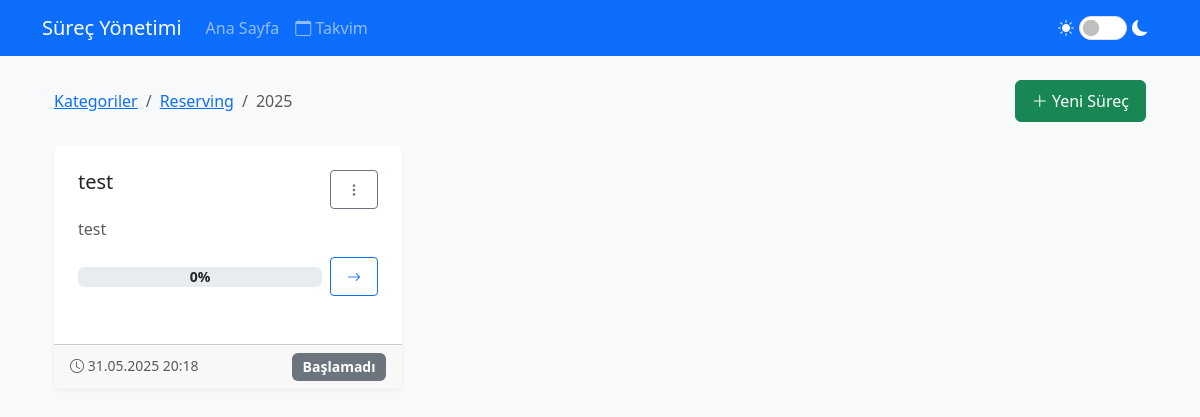
The app's page /category/1/2025, older data.
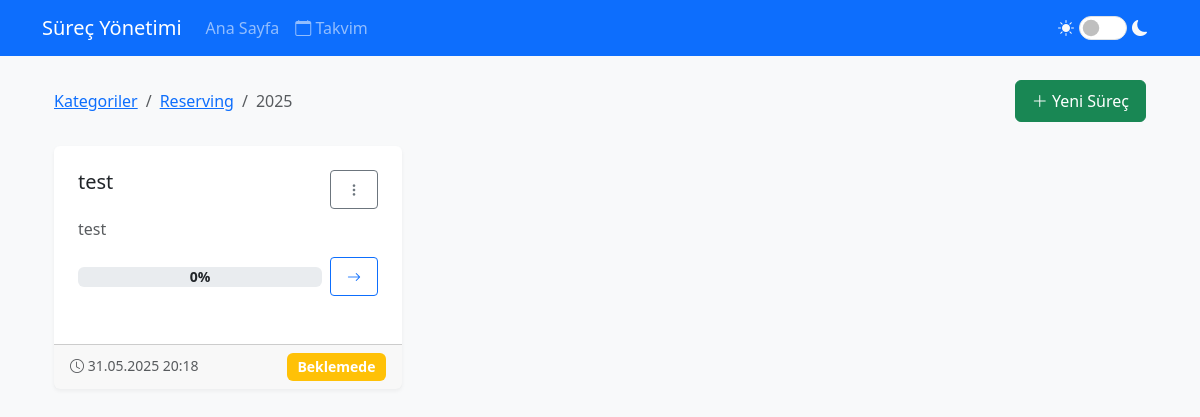
The same page, newer data.
### app.py (models this page shows, shortened)
class Process(db.Model):
    id = db.Column(db.Integer, primary_key=True)
    name = db.Column(db.String(100), nullable=False)
    description = db.Column(db.Text)
    created_at = db.Column(db.DateTime, default=datetime.now)
    is_started = db.Column(db.Boolean, default=False)
    started_at = db.Column(db.DateTime)
    version = db.Column(db.Integer, nullable=False, default=1)
    year = db.Column(db.Integer, nullable=False, default=lambda: datetime.now().year)
    category_id = db.Column(db.Integer, db.ForeignKey('process_category.id', name='fk_process_category'), nullable=True)
    steps = db.relationship('Step', backref='process', lazy=True, cascade='all, delete-orphan')
    def get_completion_percentage(self):
        all_steps = []
        main_steps = Step.query.filter_by(process_id=self.id, parent_id=None).all()
        for main_step in main_steps:
            all_steps.append(main_step)
            substeps = Step.query.filter_by(process_id=self.id).filter(Step.parent_id == main_step.id).all()
            all_steps.extend(substeps)
            for substep in substeps:
                sub_substeps = Step.query.filter_by(process_id=self.id).filter(Step.parent_id == substep.id).all()
                all_steps.extend(sub_substeps)
        total_steps = len(all_steps)
        if total_steps == 0:
            return 0
        completed_steps = sum(1 for step in all_steps if step.status == 'done')
        return int((completed_steps / total_steps) * 100)
    def get_status(self):
        if not self.is_started:
            return 'not_started'
        all_steps = []
        main_steps = Step.query.filter_by(process_id=self.id, parent_id=None).all()
        for main_step in main_steps:
            all_steps.append(main_step)
            substeps = Step.query.filter_by(process_id=self.id).filter(Step.parent_id == main_step.id).all()
            all_steps.extend(substeps)
            for substep in substeps:
                sub_substeps = Step.query.filter_by(process_id=self.id).filter(Step.parent_id == substep.id).all()
                all_steps.extend(sub_substeps)
        if not all_steps:
            return 'empty'
        all_done = all(step.status == 'done' for step in all_steps)
        has_in_progress = any(step.status == 'in_progress' for step in all_steps)
        has_waiting = any(step.status == 'waiting' for step in all_steps)
        if all_done:
            return 'done'
        elif has_in_progress:
            return 'in_progress'
        elif has_waiting:
            return 'waiting'
        else:
            return 'not_started'

class Step(db.Model):
    id = db.Column(db.Integer, primary_key=True)
    step_number = db.Column(db.Integer)
    name = db.Column(db.String(100), nullable=False)
    description = db.Column(db.Text)
    type = db.Column(db.String(50))
    file_path = db.Column(db.String(255))
    order = db.Column(db.Integer)
    parent_id = db.Column(db.Integer, db.ForeignKey('step.id', ondelete='CASCADE'), nullable=True)
    process_id = db.Column(db.Integer, db.ForeignKey('process.id', ondelete='CASCADE'), nullable=False)
    responsible = db.Column(db.String(100))
    status = db.Column(db.String(20), default='not_started')
    version = db.Column(db.Integer, nullable=False, default=1)
    deadline = db.Column(db.DateTime, nullable=True)
    dependencies = db.relationship('StepDependency',
                                 foreign_keys='StepDependency.step_id',
                                 backref='dependent_step',
                                 lazy=True,
                                 cascade='all, delete-orphan')
    sub_steps = db.relationship('Step',
                              backref=db.backref('parent', remote_side=[id]),
                              lazy=True,
                              cascade='all, delete-orphan')
    variables = db.relationship('StepVariable',
                              backref='step',
                              lazy=True,
                              cascade='all, delete-orphan')
    completed_at = db.Column(db.DateTime)

### app.py (the view)
@app.route('/category/<int:category_id>/<int:year>')
def category_processes(category_id, year):
    category = ProcessCategory.query.get_or_404(category_id)
    processes = Process.query.filter_by(category_id=category_id, year=year).all()
    all_categories = ProcessCategory.query.all()
    current_year = datetime.now().year
    return render_template('process_list.html',
                         category=category,
                         year=year,
                         processes=processes,
                         is_uncategorized=False,
                         all_categories=all_categories,
                         current_year=current_year)

### app.py (called while the page is built)
@app.template_filter('format_datetime')
def format_datetime(value):
    if not value:
        return ''
    try:
        if isinstance(value, str):
            dt = datetime.strptime(value, '%Y-%m-%d %H:%M:%S')
        else:
            dt = value
        return dt.strftime('%d.%m.%Y %H:%M')
    except:
        return value

@app.before_request
def before_request():
    if not getattr(app, '_got_first_request', False):
        check_process_status()
        app._got_first_request = True

### templates/process_list.html (shortened to what this page needs)
{% extends "base.html" %}
{% block content %}
<div class="container mt-4">
    <div class="d-flex justify-content-between align-items-center mb-4">
        <nav aria-label="breadcrumb">
            <ol class="breadcrumb mb-0">
                <li class="breadcrumb-item"><a href="{{ url_for('index') }}">Kategoriler</a></li>
                {% if is_uncategorized %}
                <li class="breadcrumb-item"><a href="{{ url_for('uncategorized_years') }}">Kategorisiz</a></li>
                {% else %}
                <li class="breadcrumb-item"><a href="{{ url_for('category_years', category_id=category.id) }}">{{
                        category.name }}</a></li>
                {% endif %}
                <li class="breadcrumb-item active">{{ year }}</li>
            </ol>
        </nav>
        <div>
            <a href="{{ url_for('new_process') }}" class="btn btn-success">
                <i class="bi bi-plus-lg"></i> Yeni Süreç
            </a>
        </div>
    </div>
    <div class="row row-cols-1 row-cols-md-2 row-cols-lg-3 g-4">
        {% for process in processes %}
        <div class="col">
            <div class="card h-100 process-card">
                <div class="card-body">
                    <div class="d-flex justify-content-between align-items-start mb-2">
                        <h5 class="card-title mb-0">
                            <span class="editable process-name" data-process-id="{{ process.id }}">{{ process.name
                                }}</span>
                        </h5>
                        <div class="dropdown">
                            <button class="btn btn-sm btn-outline-secondary" type="button" data-bs-toggle="dropdown">
                                <i class="bi bi-three-dots-vertical"></i>
                            </button>
                        </div>
                    </div>
                    <p class="card-text text-muted">
                        <span class="editable process-description" data-process-id="{{ process.id }}">
                            {{ process.description or 'Açıklama ekle...' }}
                        </span>
                    </p>
                    <div class="d-flex justify-content-between align-items-center">
                        <div class="progress flex-grow-1 me-2">
                            <div class="progress-bar" role="progressbar"
                                aria-valuenow="{{ process.get_completion_percentage() }}" aria-valuemin="0"
                                aria-valuemax="100" style="width: {{ process.get_completion_percentage() }}%">
                                <span class="progress-text">{{ process.get_completion_percentage() }}%</span>
                            </div>
                        </div>
                        <a href="{{ url_for('process_detail', process_id=process.id) }}"
                            class="btn btn-sm btn-outline-primary">
                            <i class="bi bi-arrow-right"></i>
                        </a>
                    </div>
                </div>
                <div class="card-footer">
                    <small class="text-muted">
                        <i class="bi bi-clock"></i> {{ process.created_at|format_datetime }}
                    </small>
                    <span class="float-end">
                        {% if process.get_status() == 'done' %}
                        <span class="badge bg-success">Tamamlandı</span>
                        {% elif process.get_status() == 'in_progress' %}
                        <span class="badge bg-primary">Devam Ediyor</span>
                        {% elif process.get_status() == 'waiting' %}
                        <span class="badge bg-warning">Beklemede</span>
                        {% else %}
                        <span class="badge bg-secondary">Başlamadı</span>
                        {% endif %}
                    </span>
                </div>
            </div>
        </div>
        {% endfor %}
    </div>
</div>
<link href="https://cdnjs.cloudflare.com/ajax/libs/vis/4.21.0/vis.min.css" rel="stylesheet" type="text/css" />
{% endblock %}

Row changes from the older to the newer data that the page shows:
changed Process "test": is_started "Başlamadı" → "Beklemede"
